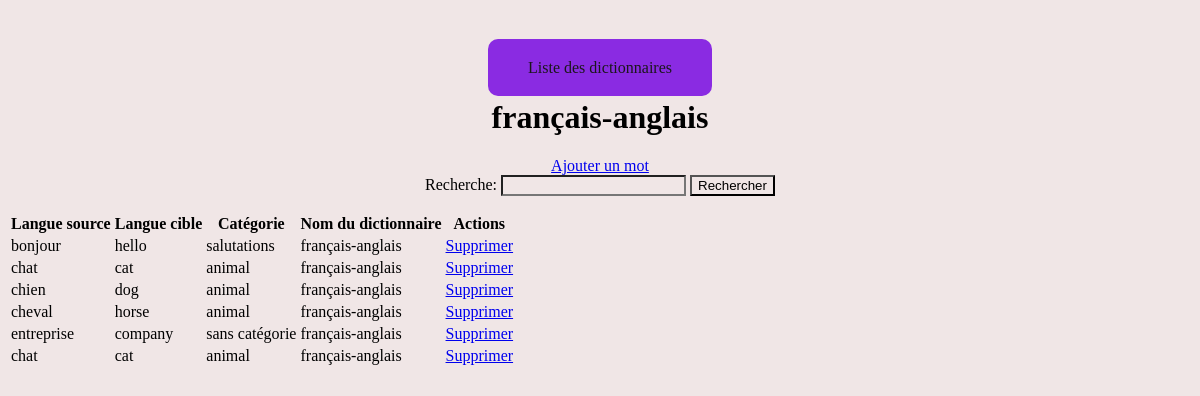
Page /dictionary/1/ on the earlier database version.
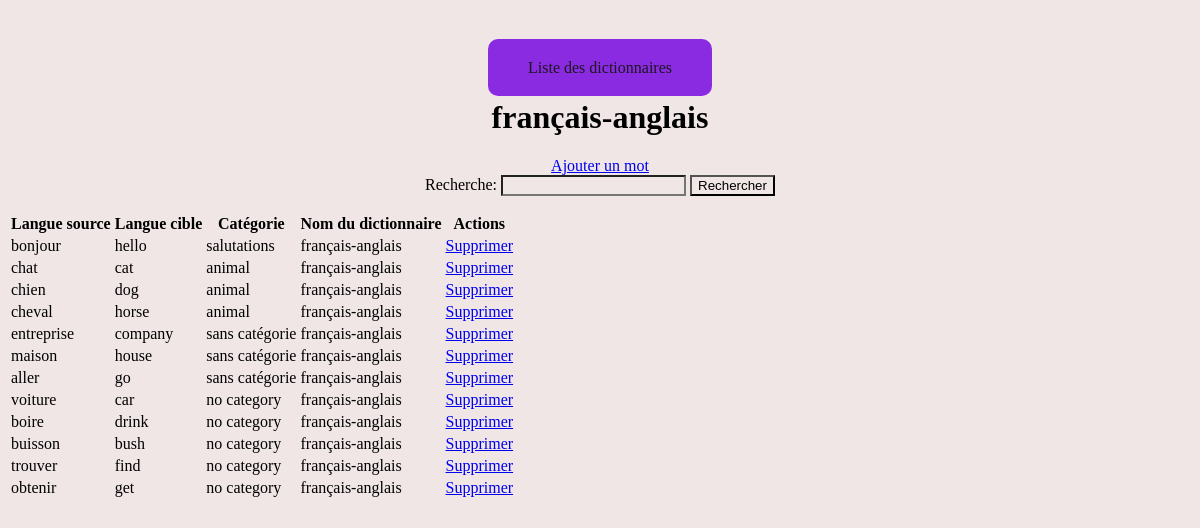
Same page on the later database version.
### listings/models.py (models this page shows, shortened)
class Dictionary(models.Model):
    name = models.CharField(max_length=100)

class Word(models.Model):
    source_word = models.CharField(max_length=100)
    target_word = models.CharField(max_length=100)
    category = models.ForeignKey(Category, on_delete=models.CASCADE)
    dictionary = models.ForeignKey(Dictionary, on_delete=models.CASCADE)
    class Meta:
        constraints = [
            models.UniqueConstraint(fields=['source_word', 'target_word', 'dictionary'], name='unique_word_in_dictionary')
        ]

class Category(models.Model):
    name = models.CharField(max_length=100, unique=True)

### listings/views.py (the view)
def dictionary_detail(request, dictionary_id):
    dictionary = get_object_or_404(Dictionary, id=dictionary_id)
    search_form = SearchForm(request.GET or None)
    query = search_form.cleaned_data.get('query') if search_form.is_valid() else None
    if query:
        words = Word.objects.filter(
            dictionary=dictionary,
            source_word__icontains=query
        ) | Word.objects.filter(
            dictionary=dictionary,
            target_word__icontains=query
        )
    else:
        words = Word.objects.filter(dictionary=dictionary)
    context = {
        "dictionary": dictionary,
        "words": words,
        "search_form": search_form,
    }
    return render(request, "listings/words_list.html", context)

### listings/forms.py
class SearchForm(forms.Form):
    query = forms.CharField(max_length=100, required=False, label="Recherche")

### listings/templates/listings/words_list.html (shortened to what this page needs)
{% extends 'listings/base.html' %}
{% block content %}
    <h1>{{ dictionary.name }}</h1>
    <a href="{% url 'new-word' dictionary.id %}">Ajouter un mot</a>
    <form method="get" action="{% url 'dictionary-detail' dictionary.id %}">
        <div>
            {{ search_form.query.label_tag }} {{ search_form.query }}
            <input type="submit" value="Rechercher">
        </div>
    </form>
    <table>
        <thead>
            <tr>
                <th>Langue source</th>
                <th>Langue cible</th>
                <th>Catégorie</th>
                <th>Nom du dictionnaire</th>
                <th>Actions</th>
            </tr>
        </thead>
        <tbody>
            {% for word in words %}
                <tr>
                    <td>{{ word.source_word }}</td>
                    <td>{{ word.target_word }}</td>
                    <td>{{ word.category.name }}</td>
                    <td>{{ word.dictionary.name }}</td>
                    <td>
                        <a href="{% url 'word-delete' word.id %}">Supprimer</a>
                    </td>
                </tr>
            {% empty %}
                <tr>
                    <td colspan="5">Aucun mot trouvé.</td>
                </tr>
            {% endfor %}
        </tbody>
    </table>
{% endblock %}

### listings/templates/listings/base.html (shortened to what this page needs)
{% load static %}
<html>
    <head>
       <link rel="stylesheet" href="{% static 'listings/style.css' %}">
    </head>
    <body>
        <nav>
            <a href="{% url 'dictionary-list'%}">Liste des dictionnaires</a>
        </nav>
        {% block content %}{% endblock %}
    </body>
</html>

### listings/static/listings/style.css (style rules this page uses)
* { background-color: rgb(240, 230, 230); }
body { text-align: center; }
nav { text-align: center; margin-top: 5%; }
nav a { color: rgb(27, 22, 27); background-color: blueviolet; text-decoration: none; margin: 0 20px 0 20px; padding: 20px 40px 20px 40px; border-radius: 10px; }

Differences in the rows shown:
changed Word: source_word "chat" → "maison"; target_word "cat" → "house"; category.name "animal" → "sans catégorie"
added Word: source_word "aller", target_word "go", category.name "sans catégorie", dictionary.name "français-anglais"
added Word: source_word "voiture", target_word "car", category.name "no category", dictionary.name "français-anglais"
added Word: source_word "boire", target_word "drink", category.name "no category", dictionary.name "français-anglais"
added Word: source_word "buisson", target_word "bush", category.name "no category", dictionary.name "français-anglais"
added Word: source_word "trouver", target_word "find", category.name "no category", dictionary.name "français-anglais"
added Word: source_word "obtenir", target_word "get", category.name "no category", dictionary.name "français-anglais"
